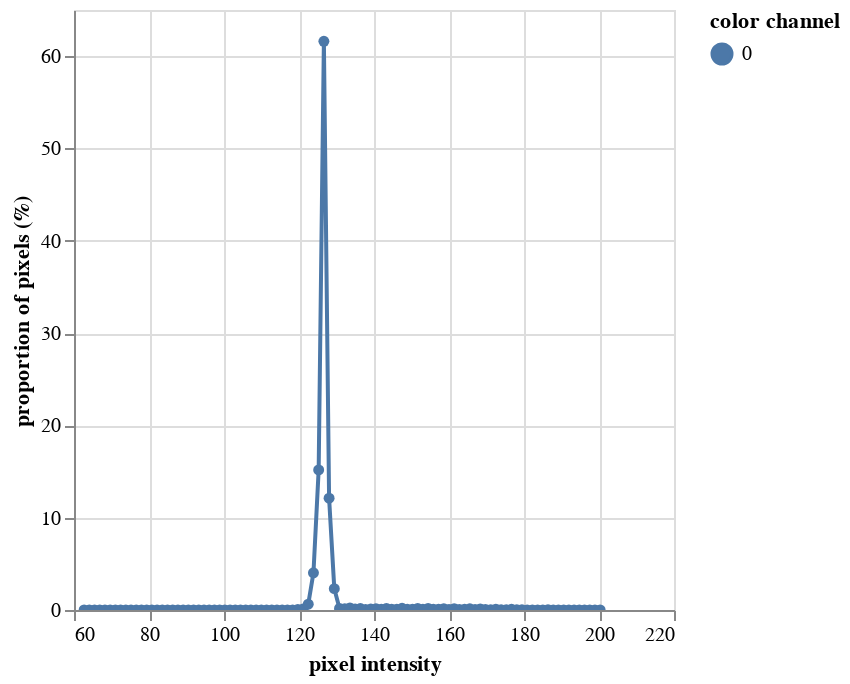

Notebook source saved alongside this figure:
### Markdown cell above
#### Create binary image from a gray image based on threshold values targeting light objects in the image.
Creating a histogram of the pixel insenity of the b channel image gives us an idea of what value to set the threshold to.
The histogram is for visualizatin only. It isn't needed for the analysis.

### Code cell
# Examine signal distribution within an image
# prints out an image histogram of signal within image
hist_figure1, hist_data1 = pcv.visualize.histogram(img = b_img, hist_data=True)

### Figure 1 — Vega-Lite specification as saved in the notebook (floating-point values rounded to 4 significant figures)
{"config": {"view": {"continuousWidth": 300, "continuousHeight": 300}}, "data": {"name": "data-025ddd624793d70d9317d118aab3d036"}, "mark": {"type": "line", "point": true}, "encoding": {"color": {"field": "color channel", "type": "nominal"}, "tooltip": [{"field": "pixel intensity", "type": "quantitative"}, {"field": "proportion of pixels (%)", "type": "quantitative"}], "x": {"field": "pixel intensity", "type": "quantitative"}, "y": {"field": "proportion of pixels (%)", "type": "quantitative"}}, "params": [{"name": "param_10", "select": {"type": "interval", "encodings": ["x", "y"]}, "bind": "scales"}], "$schema": "https://vega.github.io/schema/vega-lite/v5.16.3.json", "datasets": {"data-025ddd624793d70d9317d118aab3d036": [{"pixel intensity": 62.7, "proportion of pixels (%)": 0.0005931, "hist_count": 43, "color channel": "0"}, {"pixel intensity": 64.09, "proportion of pixels (%)": 0.004386, "hist_count": 318, "color channel": "0"}, {"pixel intensity": 65.47, "proportion of pixels (%)": 0.009172, "hist_count": 665, "color channel": "0"}, {"pixel intensity": 66.87, "proportion of pixels (%)": 0.001752, "hist_count": 127, "color channel": "0"}, {"pixel intensity": 68.25, "proportion of pixels (%)": 0.005103, "hist_count": 370, "color channel": "0"}, {"pixel intensity": 69.65, "proportion of pixels (%)": 0.01356, "hist_count": 983, "color channel": "0"}, {"pixel intensity": 71.03, "proportion of pixels (%)": 0.001448, "hist_count": 105, "color channel": "0"}, {"pixel intensity": 72.43, "proportion of pixels (%)": 0.002483, "hist_count": 180, "color channel": "0"}, {"pixel intensity": 73.81, "proportion of pixels (%)": 0.001379, "hist_count": 100, "color channel": "0"}, {"pixel intensity": 75.21, "proportion of pixels (%)": 0.001117, "hist_count": 81, "color channel": "0"}, {"pixel intensity": 76.59, "proportion of pixels (%)": 0.001876, "hist_count": 136, "color channel": "0"}, {"pixel intensity": 77.98, "proportion of pixels (%)": 0.0008828, "hist_count": 64, "color channel": "0"}, {"pixel intensity": 79.38, "proportion of pixels (%)": 0.001683, "hist_count": 122, "color channel": "0"}, {"pixel intensity": 80.76, "proportion of pixels (%)": 0.0008966, "hist_count": 65, "color channel": "0"}, {"pixel intensity": 82.16, "proportion of pixels (%)": 0.0005103, "hist_count": 37, "color channel": "0"}, {"pixel intensity": 83.54, "proportion of pixels (%)": 0.001793, "hist_count": 130, "color channel": "0"}, {"pixel intensity": 84.94, "proportion of pixels (%)": 0.004455, "hist_count": 323, "color channel": "0"}, {"pixel intensity": 86.32, "proportion of pixels (%)": 0.01079, "hist_count": 782, "color channel": "0"}, {"pixel intensity": 87.72, "proportion of pixels (%)": 0.006166, "hist_count": 447, "color channel": "0"}, {"pixel intensity": 89.1, "proportion of pixels (%)": 0.004524, "hist_count": 328, "color channel": "0"}, {"pixel intensity": 90.5, "proportion of pixels (%)": 0.009572, "hist_count": 694, "color channel": "0"}, {"pixel intensity": 91.88, "proportion of pixels (%)": 0.006055, "hist_count": 439, "color channel": "0"}, {"pixel intensity": 93.28, "proportion of pixels (%)": 0.006386, "hist_count": 463, "color channel": "0"}, {"pixel intensity": 94.66, "proportion of pixels (%)": 0.01066, "hist_count": 773, "color channel": "0"}, {"pixel intensity": 96.06, "proportion of pixels (%)": 0.003683, "hist_count": 267, "color channel": "0"}, {"pixel intensity": 97.44, "proportion of pixels (%)": 0.006303, "hist_count": 457, "color channel": "0"}, {"pixel intensity": 98.84, "proportion of pixels (%)": 0.003228, "hist_count": 234, "color channel": "0"}, {"pixel intensity": 100.2, "proportion of pixels (%)": 0.004, "hist_count": 290, "color channel": "0"}, {"pixel intensity": 101.6, "proportion of pixels (%)": 0.008772, "hist_count": 636, "color channel": "0"}, {"pixel intensity": 103.0, "proportion of pixels (%)": 0.009131, "hist_count": 662, "color channel": "0"}, {"pixel intensity": 104.4, "proportion of pixels (%)": 0.008, "hist_count": 580, "color channel": "0"}, {"pixel intensity": 105.8, "proportion of pixels (%)": 0.003407, "hist_count": 247, "color channel": "0"}, {"pixel intensity": 107.2, "proportion of pixels (%)": 0.003724, "hist_count": 270, "color channel": "0"}, {"pixel intensity": 108.6, "proportion of pixels (%)": 0.006552, "hist_count": 475, "color channel": "0"}, {"pixel intensity": 110.0, "proportion of pixels (%)": 0.00291, "hist_count": 211, "color channel": "0"}, {"pixel intensity": 111.3, "proportion of pixels (%)": 0.007807, "hist_count": 566, "color channel": "0"}, {"pixel intensity": 112.7, "proportion of pixels (%)": 0.007366, "hist_count": 534, "color channel": "0"}, {"pixel intensity": 114.1, "proportion of pixels (%)": 0.006731, "hist_count": 488, "color channel": "0"}, {"pixel intensity": 115.5, "proportion of pixels (%)": 0.01474, "hist_count": 1069, "color channel": "0"}, {"pixel intensity": 116.9, "proportion of pixels (%)": 0.007972, "hist_count": 578, "color channel": "0"}, {"pixel intensity": 118.3, "proportion of pixels (%)": 0.008221, "hist_count": 596, "color channel": "0"}, {"pixel intensity": 119.7, "proportion of pixels (%)": 0.0481, "hist_count": 3487, "color channel": "0"}, {"pixel intensity": 121.1, "proportion of pixels (%)": 0.1002, "hist_count": 7264, "color channel": "0"}, {"pixel intensity": 122.5, "proportion of pixels (%)": 0.6321, "hist_count": 45826, "color channel": "0"}, {"pixel intensity": 123.9, "proportion of pixels (%)": 4.029, "hist_count": 292085, "color channel": "0"}, {"pixel intensity": 125.2, "proportion of pixels (%)": 15.18, "hist_count": 1100391, "color channel": "0"}, {"pixel intensity": 126.6, "proportion of pixels (%)": 61.61, "hist_count": 4466463, "color channel": "0"}, {"pixel intensity": 128.0, "proportion of pixels (%)": 12.11, "hist_count": 878060, "color channel": "0"}, {"pixel intensity": 129.4, "proportion of pixels (%)": 2.315, "hist_count": 167812, "color channel": "0"}, {"pixel intensity": 130.8, "proportion of pixels (%)": 0.1675, "hist_count": 12147, "color channel": "0"}, {"pixel intensity": 132.2, "proportion of pixels (%)": 0.1274, "hist_count": 9233, "color channel": "0"}, {"pixel intensity": 133.6, "proportion of pixels (%)": 0.2259, "hist_count": 16380, "color channel": "0"}, {"pixel intensity": 135.0, "proportion of pixels (%)": 0.1032, "hist_count": 7480, "color channel": "0"}, {"pixel intensity": 136.4, "proportion of pixels (%)": 0.161, "hist_count": 11670, "color channel": "0"}, {"pixel intensity": 137.8, "proportion of pixels (%)": 0.06926, "hist_count": 5021, "color channel": "0"}, {"pixel intensity": 139.1, "proportion of pixels (%)": 0.1015, "hist_count": 7357, "color channel": "0"}, {"pixel intensity": 140.5, "proportion of pixels (%)": 0.1487, "hist_count": 10784, "color channel": "0"}, {"pixel intensity": 141.9, "proportion of pixels (%)": 0.08797, "hist_count": 6378, "color channel": "0"}, {"pixel intensity": 143.3, "proportion of pixels (%)": 0.1708, "hist_count": 12382, "color channel": "0"}, {"pixel intensity": 144.7, "proportion of pixels (%)": 0.0769, "hist_count": 5575, "color channel": "0"}, {"pixel intensity": 146.1, "proportion of pixels (%)": 0.09444, "hist_count": 6847, "color channel": "0"}, {"pixel intensity": 147.5, "proportion of pixels (%)": 0.179, "hist_count": 12975, "color channel": "0"}, {"pixel intensity": 148.9, "proportion of pixels (%)": 0.08406, "hist_count": 6094, "color channel": "0"}, {"pixel intensity": 150.3, "proportion of pixels (%)": 0.08119, "hist_count": 5886, "color channel": "0"}, {"pixel intensity": 151.7, "proportion of pixels (%)": 0.1733, "hist_count": 12563, "color channel": "0"}, {"pixel intensity": 153.0, "proportion of pixels (%)": 0.08709, "hist_count": 6314, "color channel": "0"}, {"pixel intensity": 154.4, "proportion of pixels (%)": 0.1652, "hist_count": 11977, "color channel": "0"}, {"pixel intensity": 155.8, "proportion of pixels (%)": 0.07945, "hist_count": 5760, "color channel": "0"}, {"pixel intensity": 157.2, "proportion of pixels (%)": 0.0797, "hist_count": 5778, "color channel": "0"}, {"pixel intensity": 158.6, "proportion of pixels (%)": 0.1368, "hist_count": 9917, "color channel": "0"}, {"pixel intensity": 160.0, "proportion of pixels (%)": 0.06686, "hist_count": 4847, "color channel": "0"}, {"pixel intensity": 161.4, "proportion of pixels (%)": 0.1406, "hist_count": 10197, "color channel": "0"}, {"pixel intensity": 162.8, "proportion of pixels (%)": 0.06992, "hist_count": 5069, "color channel": "0"}, {"pixel intensity": 164.2, "proportion of pixels (%)": 0.07575, "hist_count": 5492, "color channel": "0"}, {"pixel intensity": 165.6, "proportion of pixels (%)": 0.1314, "hist_count": 9525, "color channel": "0"}, {"pixel intensity": 166.9, "proportion of pixels (%)": 0.05492, "hist_count": 3982, "color channel": "0"}, {"pixel intensity": 168.3, "proportion of pixels (%)": 0.1099, "hist_count": 7968, "color channel": "0"}, {"pixel intensity": 169.7, "proportion of pixels (%)": 0.04601, "hist_count": 3336, "color channel": "0"}, {"pixel intensity": 171.1, "proportion of pixels (%)": 0.04263, "hist_count": 3091, "color channel": "0"}, {"pixel intensity": 172.5, "proportion of pixels (%)": 0.08447, "hist_count": 6124, "color channel": "0"}, {"pixel intensity": 173.9, "proportion of pixels (%)": 0.03934, "hist_count": 2852, "color channel": "0"}, {"pixel intensity": 175.3, "proportion of pixels (%)": 0.03948, "hist_count": 2862, "color channel": "0"}, {"pixel intensity": 176.7, "proportion of pixels (%)": 0.07895, "hist_count": 5724, "color channel": "0"}, {"pixel intensity": 178.1, "proportion of pixels (%)": 0.02752, "hist_count": 1995, "color channel": "0"}, {"pixel intensity": 179.5, "proportion of pixels (%)": 0.03377, "hist_count": 2448, "color channel": "0"}, {"pixel intensity": 180.8, "proportion of pixels (%)": 0.01069, "hist_count": 775, "color channel": "0"}, {"pixel intensity": 182.2, "proportion of pixels (%)": 0.009545, "hist_count": 692, "color channel": "0"}, {"pixel intensity": 183.6, "proportion of pixels (%)": 0.008372, "hist_count": 607, "color channel": "0"}, {"pixel intensity": 185.0, "proportion of pixels (%)": 0.009641, "hist_count": 699, "color channel": "0"}, {"pixel intensity": 186.4, "proportion of pixels (%)": 0.02742, "hist_count": 1988, "color channel": "0"}, {"pixel intensity": 187.8, "proportion of pixels (%)": 0.006538, "hist_count": 474, "color channel": "0"}, {"pixel intensity": 189.2, "proportion of pixels (%)": 0.0006069, "hist_count": 44, "color channel": "0"}, {"pixel intensity": 190.6, "proportion of pixels (%)": 0.009903, "hist_count": 718, "color channel": "0"}, {"pixel intensity": 192.0, "proportion of pixels (%)": 0.01127, "hist_count": 817, "color channel": "0"}, {"pixel intensity": 193.4, "proportion of pixels (%)": 0.001876, "hist_count": 136, "color channel": "0"}, {"pixel intensity": 194.7, "proportion of pixels (%)": 0.000731, "hist_count": 53, "color channel": "0"}, {"pixel intensity": 196.1, "proportion of pixels (%)": 0.0006759, "hist_count": 49, "color channel": "0"}, {"pixel intensity": 197.5, "proportion of pixels (%)": 0.01246, "hist_count": 903, "color channel": "0"}, {"pixel intensity": 198.9, "proportion of pixels (%)": 0.008634, "hist_count": 626, "color channel": "0"}, {"pixel intensity": 200.3, "proportion of pixels (%)": 0.0009103, "hist_count": 66, "color channel": "0"}]}}
